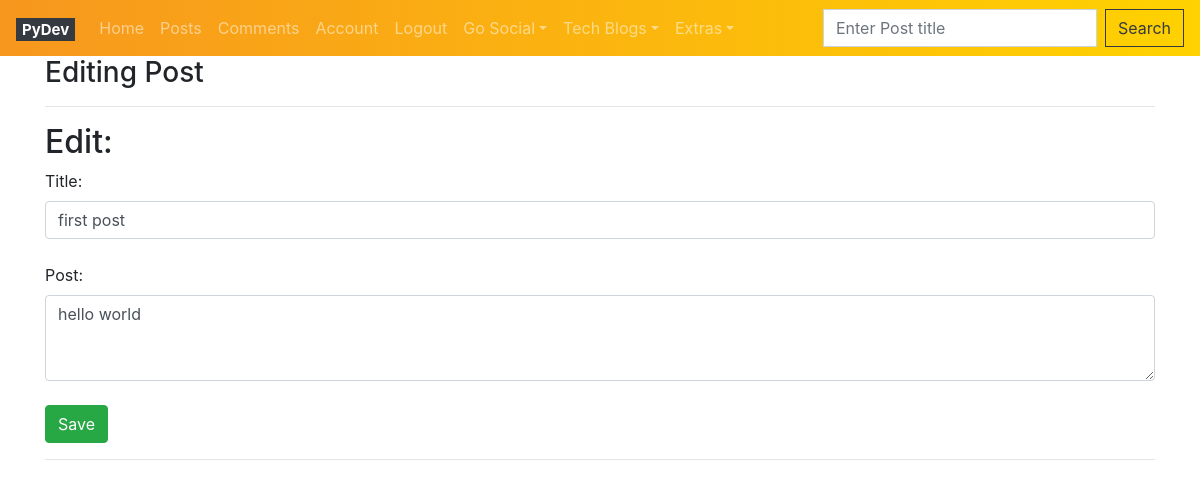
The page /home/edit/1 (signed in) on the database as committed earlier.
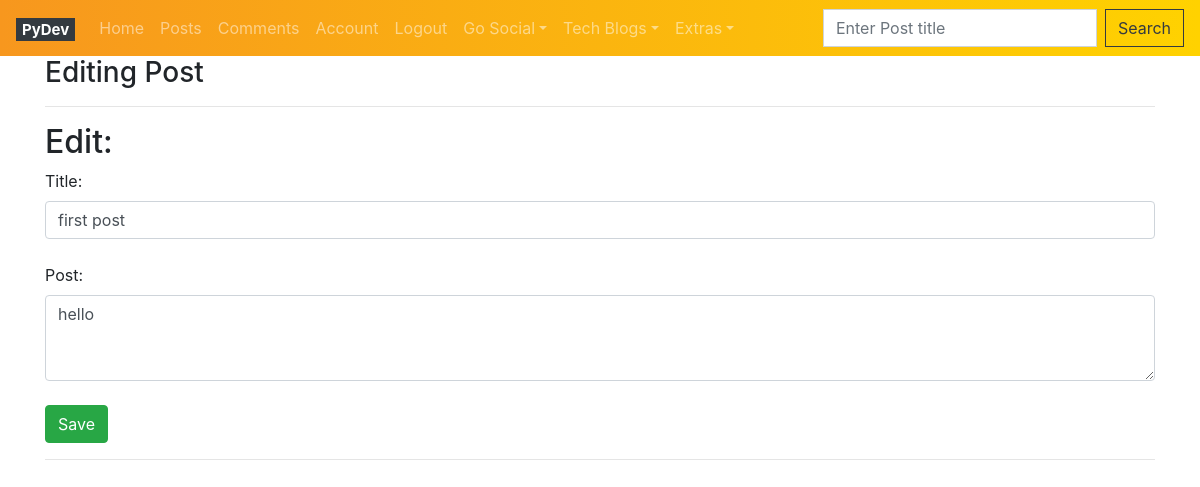
The same page on the database as committed later.
### models/__init__.py (models this page shows)
class Posts(db.Model):
	__tablename__ = 'posts'
	id = db.Column(db.Integer,primary_key = True)
	title = db.Column(db.String(100),nullable = False,default = 'N/A')
	content = db.Column(db.Text,nullable = False,default = 'N/A')
	author = db.Column(db.String(10),nullable = False,default = 'N/A')
	created = db.Column(db.DateTime, default=datetime.now)
	owner_id = db.Column(db.Integer,db.ForeignKey('user.id'))
	likes = db.relationship('PostLike',backref = 'post',lazy ='dynamic')
	comments = db.relationship('Comments',backref = 'post',lazy='dynamic',cascade ="all, delete-orphan")

### views/__init__.py (the view)
@app.route('/home/edit/<int:id>',methods = ['GET','POST'])
@login_required
def edit(id):
	user_val = session.get('user_val', None)
	post = Posts.query.get_or_404(id)
	if request.method == 'POST':
		post.title = request.form['title']
		post.content = request.form['content']
		post.author = user_val
		db.session.commit()
		flash('Edited successfully Post:%d'%(id,))
		return redirect('/posts')
	else:
		return render_template('edit.html',post = post)

### views/__init__.py (called while the page is built)
@loginmanager.user_loader
def load_user(user_id):
	return User.query.get(int(user_id))

@app.context_processor
def context_processor():
	user_val = session.get('user_val', None)
	return dict(key = user_val)

### templates/edit.html
{% extends 'base.html' %}
{% block head %}
<h3>Editing Post</h3>
{% endblock %}
{% block body %}
	<hr>
	<h2>Edit:</h2>
	<form action='/home/edit/{{post.id}}' method="POST">
		<label for="title">Title:</label>
	    <input class="form-control" type="text" name="title" id="title" value="{{ post.title.lower() }}" aria-label="Enter title">
		<br>
		<label for="content">Post:</label>
    	<textarea class="form-control" name="content" id="content" aria-label="Enter content" rows="3">{{ post.content }}</textarea>
    	<br>
		<input class="btn btn-success"type="submit" value="Save">
	</form>
	<hr>
{% endblock %}

Rows that differ between the two databases and show on the page:
changed Posts "first post": content "hello world" → "hello"
